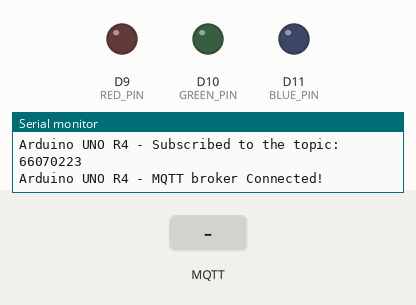
This sketch was run on a simulated Arduino Uno R4 WiFi. On the bench: output pins drawn as LEDs (lit = HIGH), the last lines printed to the serial monitor. The test bench sets the inputs (shaded band). WiFi joins after 1.5 s; servers stay silent unless stated; no MQTT or app messages arrive unless stated.

Above: at 12.7 s.
12.8 s: MQTT message "5" arrives on the first subscribed topic
At 13.6 s:
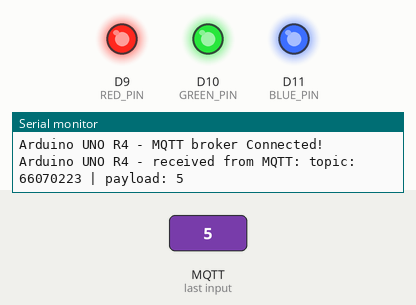
14.3 s: MQTT message "on" arrives on the first subscribed topic
15.8 s: MQTT message "off" arrives on the first subscribed topic
Timing chart, 0 to 18.8 s (numbered marks = the images above; inputs shaded):
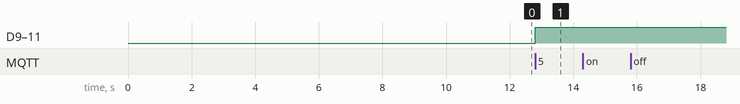

The sketch:

Light.ino
```cpp
/*
 *
 * This Arduino UNO R4 code is made available for public use without any restriction
 *
 */

#include <WiFiS3.h>
#include <MQTTClient.h>

const char WIFI_SSID[] = "";          // CHANGE TO YOUR WIFI SSID
const char WIFI_PASSWORD[] = "";  // CHANGE TO YOUR WIFI PASSWORD

const char MQTT_BROKER_ADRRESS[] = "phycom.it.kmitl.ac.th";  // CHANGE TO MQTT BROKER'S ADDRESS
const int MQTT_PORT = 1883;
const char MQTT_CLIENT_ID[] = "";  // CHANGE IT AS YOU DESIRE
const char MQTT_USERNAME[] = "";                                            // CHANGE IT IF REQUIRED, empty if not required
const char MQTT_PASSWORD[] = "";                                            // CHANGE IT IF REQUIRED, empty if not required

// The MQTT topics that Arduino should publish/subscribe
const char PUBLISH_TOPIC[] = "66070223";    // CHANGE IT AS YOU DESIRE
const char SUBSCRIBE_TOPIC[] = "66070223";  // CHANGE IT AS YOU DESIRE

const int PUBLISH_INTERVAL = 25 * 1000;  // 60 seconds

const int RED_PIN = 9;    // ขา Red
const int GREEN_PIN = 10;  // ขา Green
const int BLUE_PIN = 11;   // ขา Blue

WiFiClient network;
MQTTClient mqtt = MQTTClient(256);

unsigned long lastPublishTime = 0;

void setup() {
  Serial.begin(9600);

  pinMode(RED_PIN, OUTPUT);
  pinMode(GREEN_PIN, OUTPUT);
  pinMode(BLUE_PIN, OUTPUT);

  int status = WL_IDLE_STATUS;
  while (status != WL_CONNECTED) {
    Serial.print("Arduino UNO R4 - Attempting to connect to SSID: ");
    Serial.println(WIFI_SSID);
    // Connect to WPA/WPA2 network. Change this line if using open or WEP network:
    status = WiFi.begin(WIFI_SSID, WIFI_PASSWORD);

    // wait 10 seconds for connection:
    delay(10000);
  }
  // print your board's IP address:
  Serial.print("IP Address: ");
  Serial.println(WiFi.localIP());

  connectToMQTT();
}

void loop() {
  mqtt.loop();

  if (millis() - lastPublishTime > PUBLISH_INTERVAL) {
    sendToMQTT();
    lastPublishTime = millis();
  }
}

void connectToMQTT() {
  // Connect to the MQTT broker
  mqtt.begin(MQTT_BROKER_ADRRESS, MQTT_PORT, network);

  // Create a handler for incoming messages
  mqtt.onMessage(messageHandler);

  Serial.print("Arduino UNO R4 - Connecting to MQTT broker");

  while (!mqtt.connect(MQTT_CLIENT_ID, MQTT_USERNAME, MQTT_PASSWORD)) {
    Serial.print(".");
    delay(100);
  }
  Serial.println();

  if (!mqtt.connected()) {
    Serial.println("Arduino UNO R4 - MQTT broker Timeout!");
    return;
  }

  // Subscribe to a topic, the incoming messages are processed by messageHandler() function
  if (mqtt.subscribe(SUBSCRIBE_TOPIC))
    Serial.print("Arduino UNO R4 - Subscribed to the topic: ");
  else
    Serial.print("Arduino UNO R4 - Failed to subscribe to the topic: ");

  Serial.println(SUBSCRIBE_TOPIC);
  Serial.println("Arduino UNO R4 - MQTT broker Connected!");
}

void sendToMQTT() {

  // int val = millis();
  // int val = analogRead(A0);
  // String val_str = String(val);

  int sensorValue = analogRead(A0); // อ่านค่าเซนเซอร์
  float voltage = sensorValue * (5.0 / 1023.0); // แปลงค่า Analog เป็น Voltage
  float temperatureC = voltage * 100; // แปลง Voltage เป็น อุณหภูมิ (Celsius)

  String temperature_str = String(temperatureC, 2); // ทศนิยม 2 ตำแหน่ง

  // delay(1000); // หน่วงเวลา 1 วินาที

  // Convert the string to a char array for MQTT publishing
  char messageBuffer[10];
  temperature_str.toCharArray(messageBuffer, 10);
  // val_str.toCharArray(messageBuffer, 10);

  // Publish the message to the MQTT topic
  mqtt.publish(PUBLISH_TOPIC, messageBuffer);

  // Print debug information to the Serial Monitor in one line
  Serial.println("Arduino UNO R4 - sent to MQTT: topic: " + String(PUBLISH_TOPIC) + " | payload: " + String(messageBuffer));
}

void messageHandler(String &topic, String &payload) {
  Serial.println("Arduino UNO R4 - received from MQTT: topic: " + topic + " | payload: " + payload);

  int val = payload.toInt();

  if (val >= 36 && val <= 50) {
    digitalWrite(RED_PIN, LOW);
    digitalWrite(GREEN_PIN, HIGH);
    digitalWrite(BLUE_PIN, HIGH);
  } else if (val >= 26 && val <= 35) {
    digitalWrite(RED_PIN, HIGH);
    digitalWrite(GREEN_PIN, HIGH);
    digitalWrite(BLUE_PIN, LOW);
  }  else if (val >= 10 && val <= 25) {
    digitalWrite(RED_PIN, HIGH);
    digitalWrite(GREEN_PIN, LOW);
    digitalWrite(BLUE_PIN, HIGH);
  } else {
    // ปิด LED หากค่าที่ได้รับอยู่นอกช่วงที่กำหนด
    digitalWrite(RED_PIN, HIGH);
    digitalWrite(GREEN_PIN, HIGH);
    digitalWrite(BLUE_PIN, HIGH);
  }

  // You can process the incoming data , then control something
  /*
  process something
  */
}
```

Measured:
- after the input at 12.8 s, D9 (RED_PIN), D10 (GREEN_PIN), D11 (BLUE_PIN): LOW → HIGH at once
